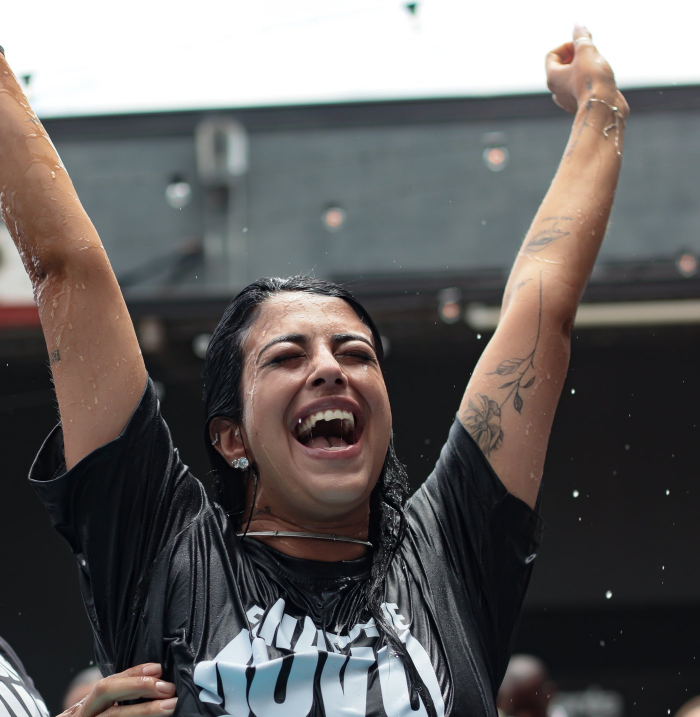
#> input picture assets/banners/batismo-foto.jpg, 1400 x 1434 px, found by its file name (shown at 1/2 size)
$ python banner-batismo.py ../assets/banners/batismo-foto.jpg
#> lines starting #> are read from the running program, lines starting #| are printed output that depends on the picture; after the words box and inside, x2 and y2 are one past the last pixel; in counts of white or black regions, pixels touching at a corner belong together
#!/usr/bin/env python3
# Gera assets/banners/batismo.jpg (arte do carrossel) a partir da foto assets/banners/batismo-foto.jpg.
# Rodar na raiz do repositório: python3 scripts/banner-batismo.py
# Com --telao <arquivo.jpg> gera também a arte 1920x1080 do telão da igreja (não vai para o site):
# foto à esquerda, BATISMO em uma linha e o QR code grande da inscrição (precisa de: pip install "qrcode[pil]").
# Para outro batismo, troque DATA/DIA abaixo (e a foto, se quiser) e rode de novo.
import sys, re, time
from PIL import Image, ImageDraw, ImageFont, ImageFilter

DATA, DIA = '29/11', 'DOMINGO'
FOTO = 'assets/banners/batismo-foto.jpg'
LINK_QR = 'https://igrejaapostolicafonte.com.br/batismo.html'

def arte(k=1.0):
#> called with k = 1
    n=lambda v:int(round(v*k))
    W,H=n(1600),n(900)
    im=Image.new('RGB',(W,H),(9,8,24))
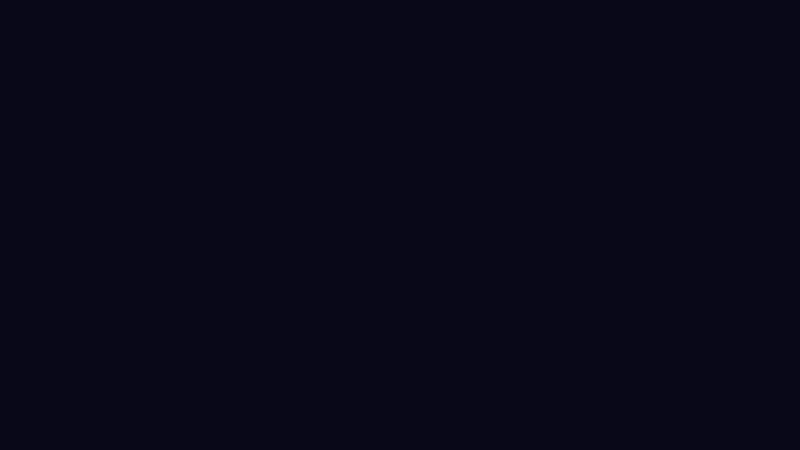
#> im: PIL image 1600x900 RGB (shown at 1/2 size); mean R, G, B 9, 8, 24
    glow=Image.new('L',(W,H),0); ImageDraw.Draw(glow).ellipse((n(1100),n(-400),n(2100),n(500)),fill=40)
#> after `glow = Image.new('L', (W, H), 0)`: glow: PIL image 1600x900 L; every value is 0
#> after `ImageDraw.Draw(glow).ellipse((n(1100), n(-400), n(2100), n(500)), fill`:
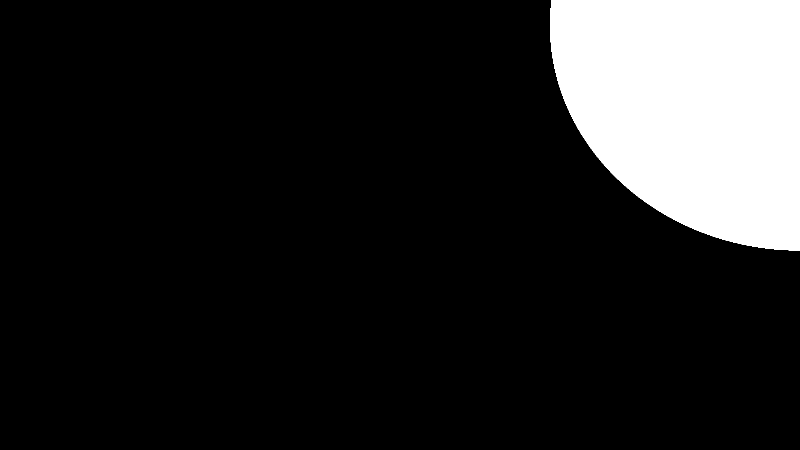
#> glow: PIL image 1600x900 L (shown at 1/2 size); values 0 (black) and 40 (white), 14% white; 1 white region, box (x1, y1, x2, y2) and area: (1100, 0, 1600, 501) 202028
    im=Image.composite(Image.new('RGB',(W,H),(40,44,80)),im,glow.filter(ImageFilter.GaussianBlur(n(160))))
    # painel da foto: encosta na esquerda e embaixo, canto de cima à direita arredondado
    px,py,pw,ph,r=0,n(50),n(830),n(850),n(190)
    mask=Image.new('L',(W,H),0); d=ImageDraw.Draw(mask)
    d.rectangle((px,py+r,px+pw,py+ph),fill=255); d.rectangle((px,py,px+pw-r,py+ph),fill=255); d.pieslice((px+pw-2*r,py,px+pw,py+2*r),270,360,fill=255)
    foto=Image.open(FOTO).convert('RGB')
#> foto is the input picture: PIL image 1400x1434 RGB; mean R, G, B 101.7, 98.5, 97.7
    esc=max(pw/foto.width,ph/foto.height); foto=foto.resize((int(foto.width*esc+1),int(foto.height*esc+1)),Image.LANCZOS)
#> after `esc = max(pw / foto.width, ph / foto.height)`: esc = 0.593
#> after `foto = foto.resize((int(foto.width * esc + 1), int(foto.height * esc +`:
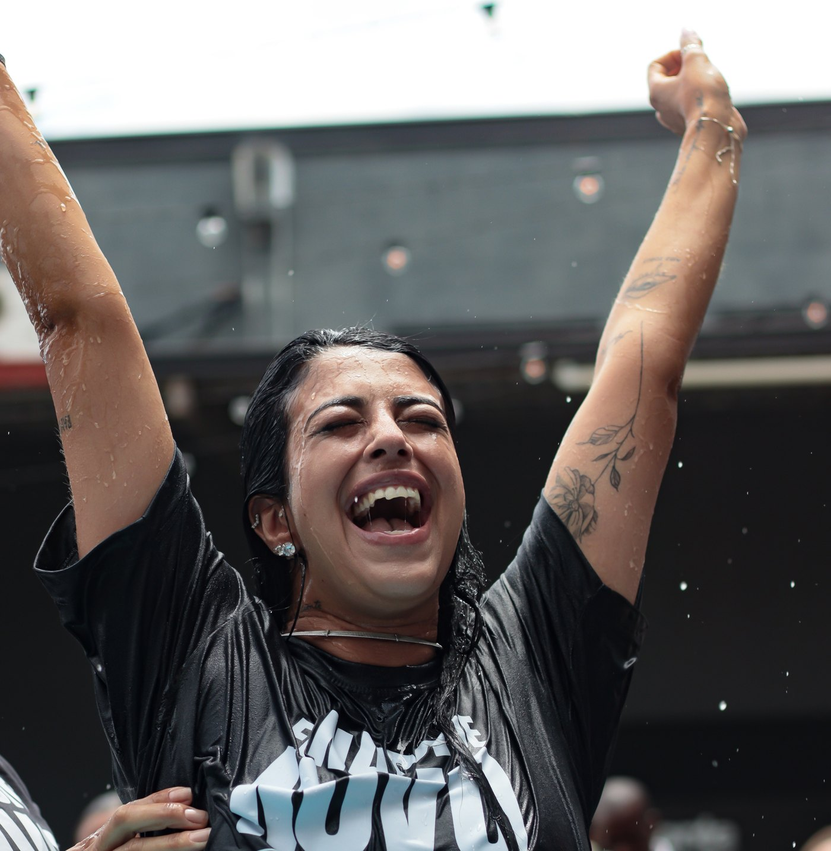
#> foto: PIL image 831x851 RGB; mean R, G, B 101.7, 98.5, 97.7
    fx,fy=(foto.width-pw)//2,(foto.height-ph)//2
#> fx = 0; fy = 0
    camada=Image.new('RGB',(W,H)); camada.paste(foto.crop((fx,fy,fx+pw,fy+ph)),(px,py))
#> after `camada = Image.new('RGB', (W, H))`: camada: PIL image 1600x900 RGB; every value is 0
#> after `camada.paste(foto.crop((fx, fy, fx + pw, fy + ph)), (px, py))`:
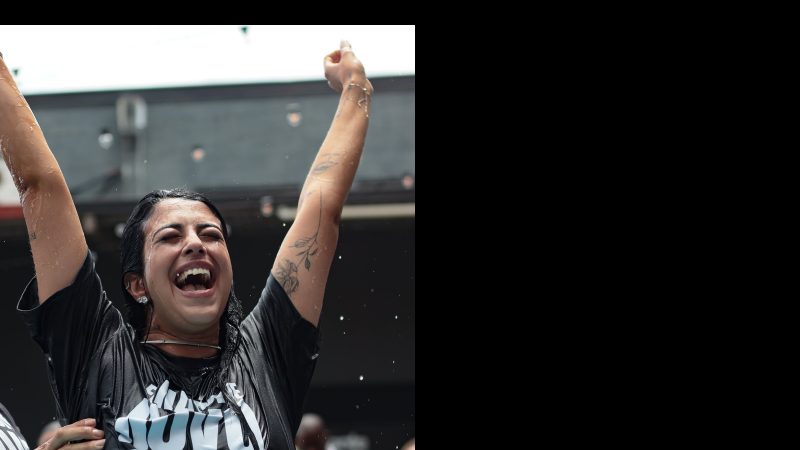
#> camada: PIL image 1600x900 RGB (shown at 1/2 size); mean R, G, B 49.9, 48.3, 47.9
    im.paste(camada,(0,0),mask)
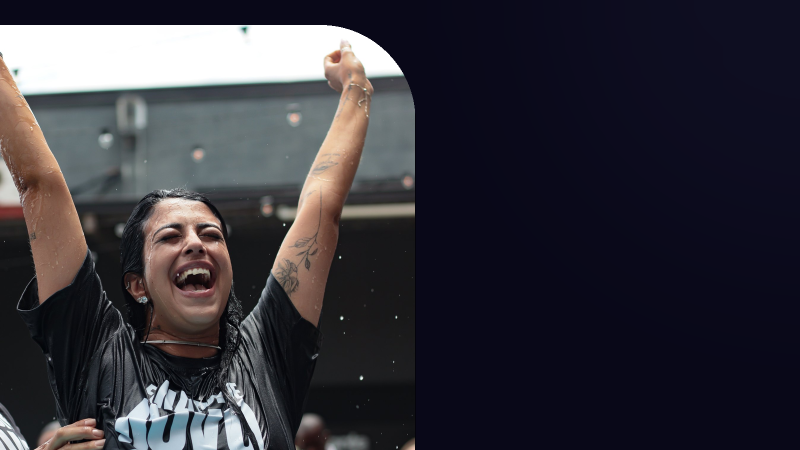
#> im: PIL image 1600x900 RGB (shown at 1/2 size); mean R, G, B 53.9, 51.9, 60.2

    av='/System/Library/Fonts/Avenir Next.ttc'
    F=lambda s,i: ImageFont.truetype(av,n(s),index=i)
    dr=ImageDraw.Draw(im)
    def esp(t,x,y,f,fill,tr=6):
#> called with t = '29/11  |  DOMINGO', x = 965, y = 135, fill = (245, 245, 246), tr = 6
        for ch in t:
            dr.text((x,y),ch,font=f,fill=fill); x+=dr.textlength(ch,font=f)+n(tr)
#> this loop made 17 passes
#> x on passes 1 to 12: 993.9, 1022.8, 1040.9, 1069.8, 1098.8, 1116.2, 1133.6, 1151.8, 1169.2, 1186.6, 1220.3, 1254.7
#> after the loop, x = 1409.5
    x0=n(965)
    esp(DATA+'  |  '+DIA,x0,n(135),F(36,7),(245,245,246),6)
    big=F(178,8); y=n(205)
    for linha in ['BA','TIS','MO']:
        dr.text((x0-n(8),y),linha,font=big,fill=(255,255,255)); y+=n(170)
#> after the loop, y = 715
    esp('INSCRIÇÕES ABERTAS',x0,y+n(40),F(34,7),(245,245,246),6)
#> the loop in esp (call 2), `for ch in t:` made 18 passes
#> x on passes 1 to 12: 981, 1012.5, 1040, 1069.8, 1099.4, 1115.4, 1145.2, 1177.9, 1205.4, 1233, 1249.8, 1279.1
    esp('ÚLTIMO DOMINGO DO MÊS',x0,y+n(95),F(26,5),(170,172,186),5)
    return im

def telao():
    import qrcode
    W,H=1920,1080
    im=Image.new('RGB',(W,H),(9,8,24))
    glow=Image.new('L',(W,H),0); ImageDraw.Draw(glow).ellipse((1300,-500,2500,600),fill=40)
    im=Image.composite(Image.new('RGB',(W,H),(40,44,80)),im,glow.filter(ImageFilter.GaussianBlur(190)))
    # foto: metade esquerda, canto de cima à direita arredondado
    px,py,pw,ph,r=0,60,995,1020,150
    mask=Image.new('L',(W,H),0); d=ImageDraw.Draw(mask)
    d.rectangle((px,py+r,px+pw,py+ph),fill=255); d.rectangle((px,py,px+pw-r,py+ph),fill=255); d.pieslice((px+pw-2*r,py,px+pw,py+2*r),270,360,fill=255)
    foto=Image.open(FOTO).convert('RGB')
    esc=max(pw/foto.width,ph/foto.height); foto=foto.resize((int(foto.width*esc+1),int(foto.height*esc+1)),Image.LANCZOS)
    fx,fy=(foto.width-pw)//2,(foto.height-ph)//2
    camada=Image.new('RGB',(W,H)); camada.paste(foto.crop((fx,fy,fx+pw,fy+ph)),(px,py))
    im.paste(camada,(0,0),mask)

    av='/System/Library/Fonts/Avenir Next.ttc'
    F=lambda s,i: ImageFont.truetype(av,s,index=i)
    dr=ImageDraw.Draw(im)
    cx=(pw+W)//2   # centro da coluna da direita
    def centro(t,y,f,fill,tr=0):
        larg=sum(dr.textlength(ch,font=f) for ch in t)+tr*(len(t)-1); x=cx-larg/2
        for ch in t:
            dr.text((x,y),ch,font=f,fill=fill); x+=dr.textlength(ch,font=f)+tr
    centro(DATA+'  |  '+DIA,146,F(40,7),(245,245,246),7)
    centro('BATISMO',214,F(150,8),(255,255,255),2)
    # cartão branco com o QR da inscrição
    lado,borda=498,56; qx,qy=cx-lado//2,415
    q=qrcode.QRCode(error_correction=qrcode.constants.ERROR_CORRECT_M,border=0,box_size=10)
    q.add_data(LINK_QR); q.make(fit=True)
    img=q.make_image(fill_color='black',back_color='white').convert('RGB').resize((lado-2*borda,lado-2*borda),Image.NEAREST)
    dr.rounded_rectangle((qx,qy,qx+lado,qy+lado),34,fill=(255,255,255))
    im.paste(img,(qx+borda,qy+borda))
    centro('INSCRIÇÕES ABERTAS',936,F(40,7),(245,245,246),7)
    centro('ÚLTIMO DOMINGO DO MÊS',1000,F(28,5),(170,172,186),6)
    return im

arte().save('assets/banners/batismo.jpg',quality=88,optimize=True)
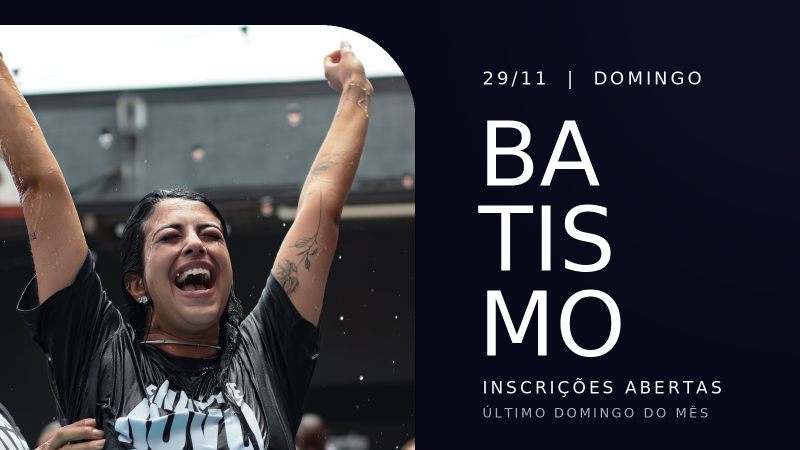
#> saved as batismo.jpg: PIL image 1600x900 RGB (shown at 1/2 size); mean R, G, B 61.1, 59.2, 67
if '--telao' in sys.argv:
    saida=sys.argv[sys.argv.index('--telao')+1]
    telao().save(saida,quality=92,optimize=True); print('telão:',saida)

# muda a versão das artes na home, para o navegador baixar o banner novo em vez de mostrar o antigo do cache
#> (the run stopped early here; a loop or call above may not have finished)
